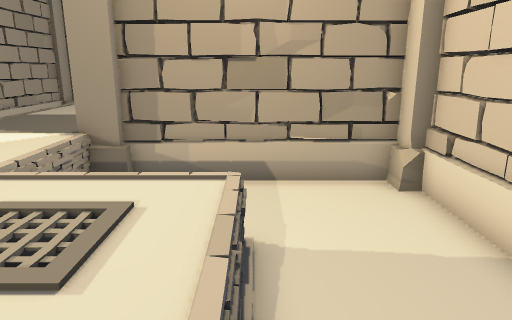
View 1 (above)

23 first-person views from a walk through a scene from a Unity 3-D project. The camera is 1.4 m above the floor, tilts 14° down and sees 70° across. Doors are open. The floor is counted in squares, 0.5 m on a side. Each view is taken from the middle of a square. On the plan, view 1 faces up. The plan holds only what a view shows up to about 20 squares ahead; the rest is blank. The player character is not drawn.

View 2
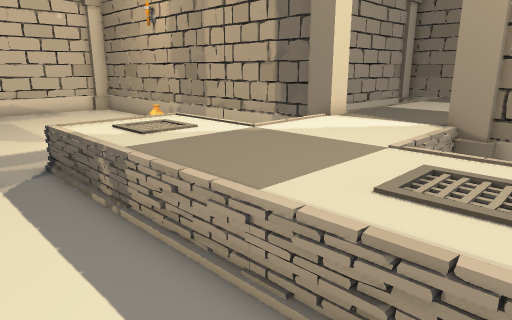

View 3
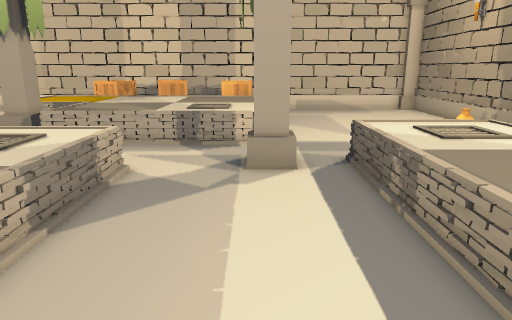

View 4
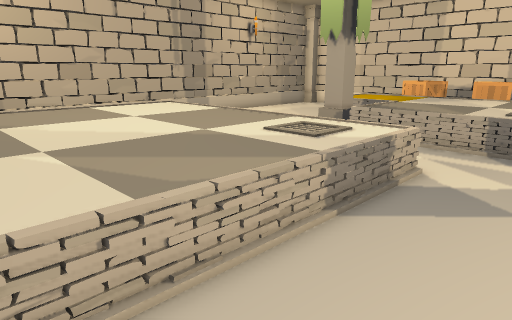

View 5
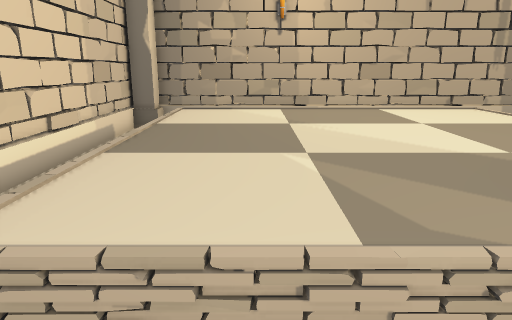

View 6
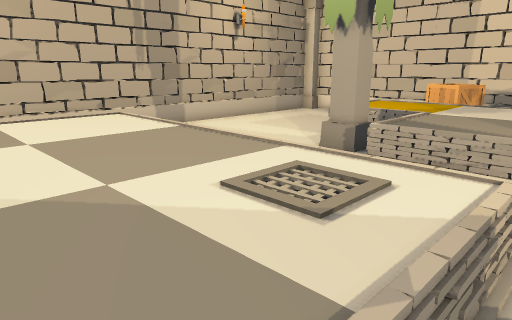

View 7
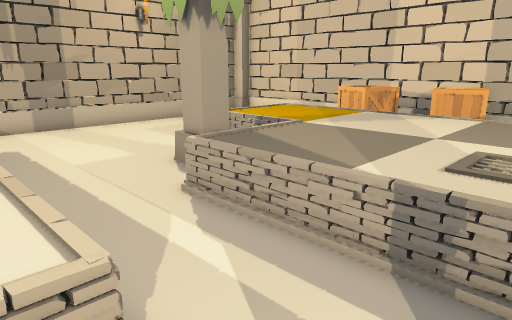

View 8
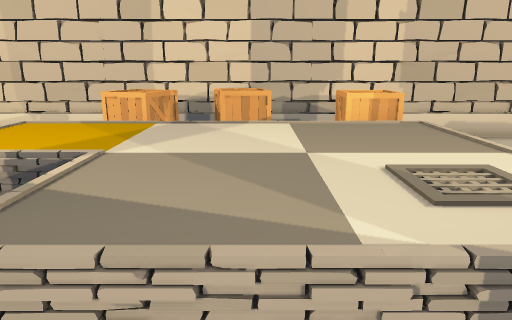

View 9
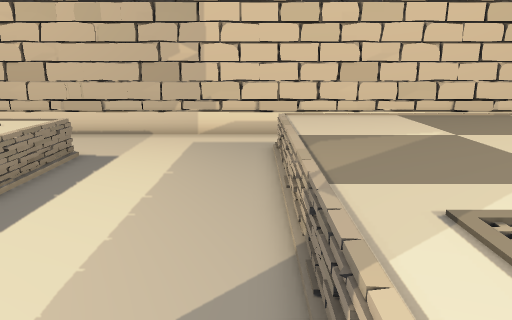

View 10
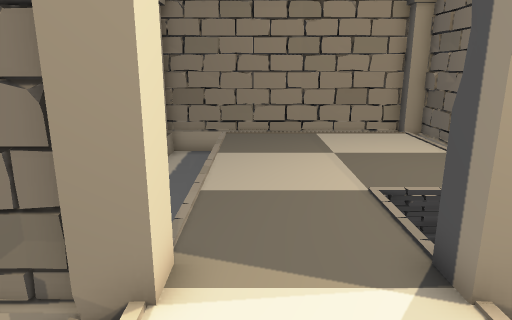

View 11
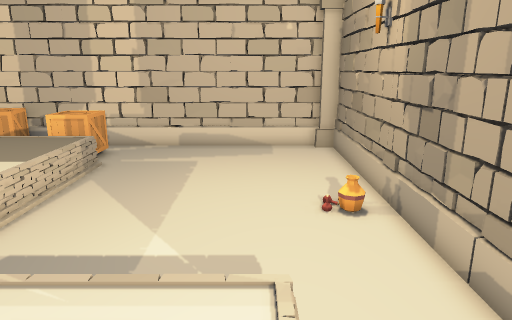

View 12
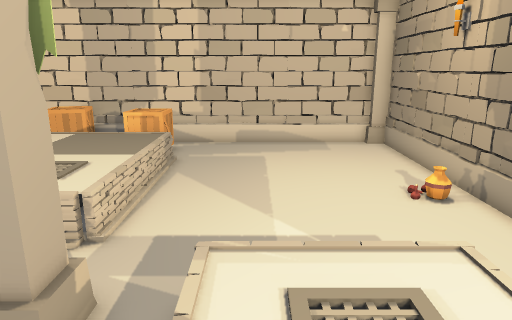

View 13
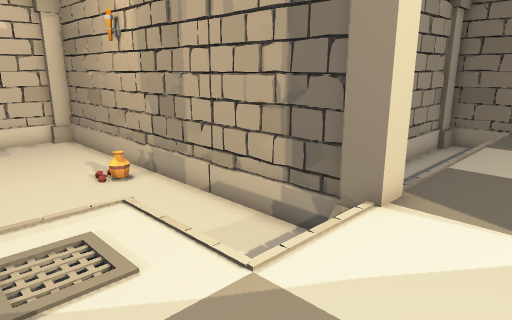

View 14
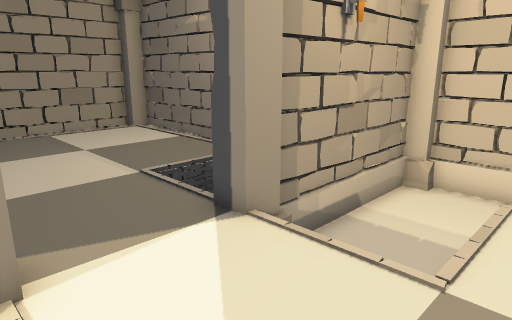

View 15
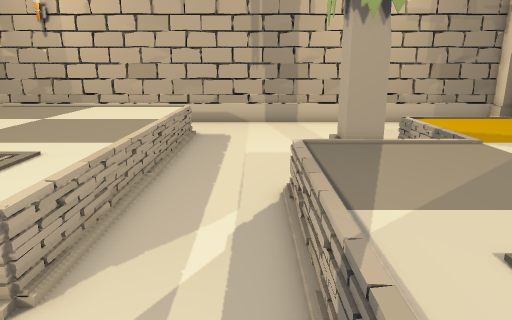

View 16
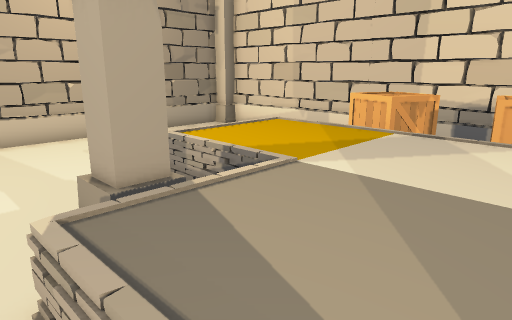

View 17
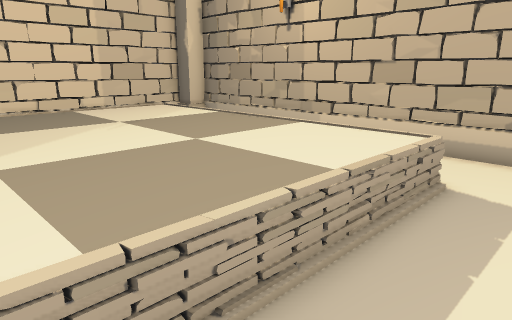

View 18
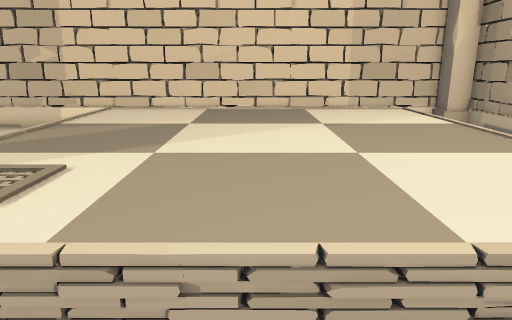

View 19
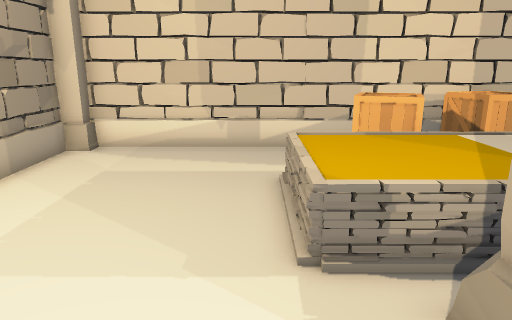

View 20
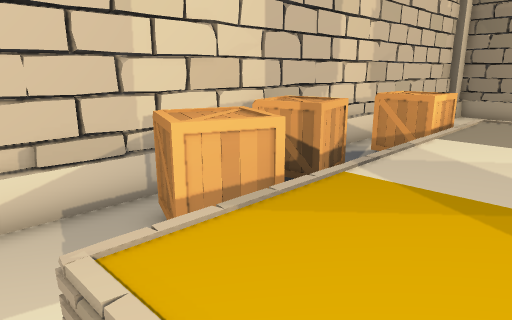

View 21
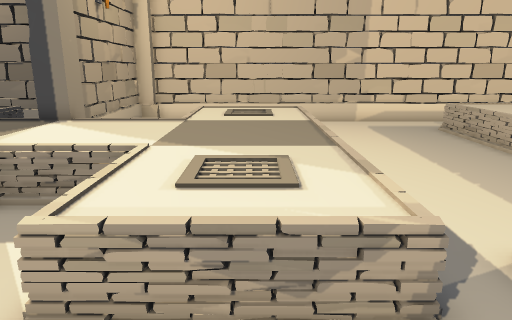

View 22
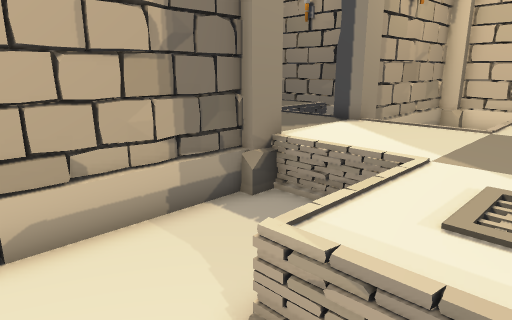

View 23
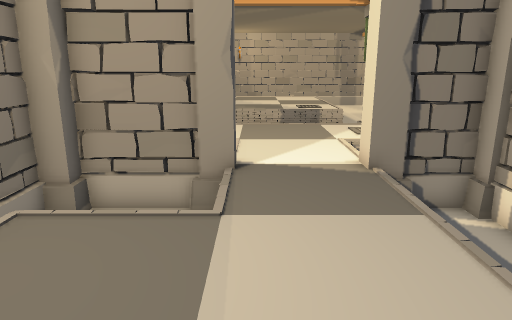

### Floor plan
Key: @ floor where view 1 was taken; # wall or solid block; . main floor; : floor 0.5 m higher than the main floor; / step, stairs or slope; D open door; = window, fence, low wall or low ledge; ^ raised ledge; v drop or lower ground; C column; B box; O other object.
Columns run from 28 left of view 1 to 4 right of it. Each row starts with its distance up from view 1.
 23                  #############
 22                 CCvv        C#
 21                 #vvvv:::::::v#
 20                 #vvv::::::::v#
 19                 #vvv::::::::v#
 18                 #vvv::::::::v#
 17                 #vvv::::::::v#
 16                 #vvv::::::::v#
 15                   vv::::::::v#
 14                    v::::::::v#
 13                  vvv::::.vvvv#
 12                  vvv::::v    #
 11                 #vvv::::v    ##
 10                 ###CC:::C###CC#
  9  ##################CCDDDC########
  8  #......../........=#:::v ......#
  7  #......../........=#:::v ......#
  6  #.................=#:::= ......#
  5  #............ .::::::::::::....#
  4  #............ .:  ::::::   ....#
  3  #............ .:   :::::   .  .#
  2  #............ .:   :::::   /...#
  1  #.............=///=///=///=/...#
  0  #..........................@...#
 -1  #..............CC..............#
 -2  #.BB^^^^O====..CC..............#
 -3  #BBB^^^^OOOO=..................#
 -4  #BBB^^^^OOOO=..................#
 -5 ##.  ^^^^OOOO=..................#
 -6 ##   ^^^^OOOO=...=====^^^^^^^^..#
 -7 #BBB ^^^^^^^^^...=OOOO^^^^^^^^ .#
 -8 #BBB ^^^^^^^^^...=OOOO^^^^^^^^  #
 -9 ##B  ^^^^^^^^^...=OOOO^^^^^^^^  #
-10 ##BBB^^^^^^^^^...=OOOO^^^^^^^^  #
-11  #BBB^^^^^.......^^^^^^^^^^^^^  #
-12  #BBB^^^^^.CC....^^^^^^^^^^^^^  #
-13  #.  ^^^^^.C.....^^^^^^^^^^^^^  #
-14  #...^^^^^.......^^^^^^^^^^^^^  #
-15  #...............^^^^^^^^^^^^^  #
-16  #...............^^^^^^^^^^^^^  #
-17  #...............^^^^^^^^^^^^^  #
-18  #...............^^^^^^^^^^^^^  #
-19 ##................              #
-20 ##................              #
-21 #C.................            C#
-22 #################################

Positions as (right, up) in squares from view 1, and headings:
1: (0, 0), facing up
2: (-1, -2), facing up-left
3: (-1, -2), facing left
4: (-1, -2), facing down-left
5: (-2, -3), facing down
6: (-5, -5), facing down-left
7: (-10, -3), facing down-left
8: (-12, -7), facing left
9: (-12, -5), facing right
10: (-7, 5), facing up
11: (-8, 5), facing left
12: (-7, 2), facing left
13: (-5, 2), facing up-left
14: (-9, 4), facing up-right
15: (-14, -2), facing down
16: (-14, -6), facing down-left
17: (-14, -9), facing down-right
18: (-14, -12), facing right
19: (-14, -15), facing left
20: (-20, -15), facing up-left
21: (-16, 3), facing right
22: (-15, 3), facing up-right
23: (-5, 20), facing down
